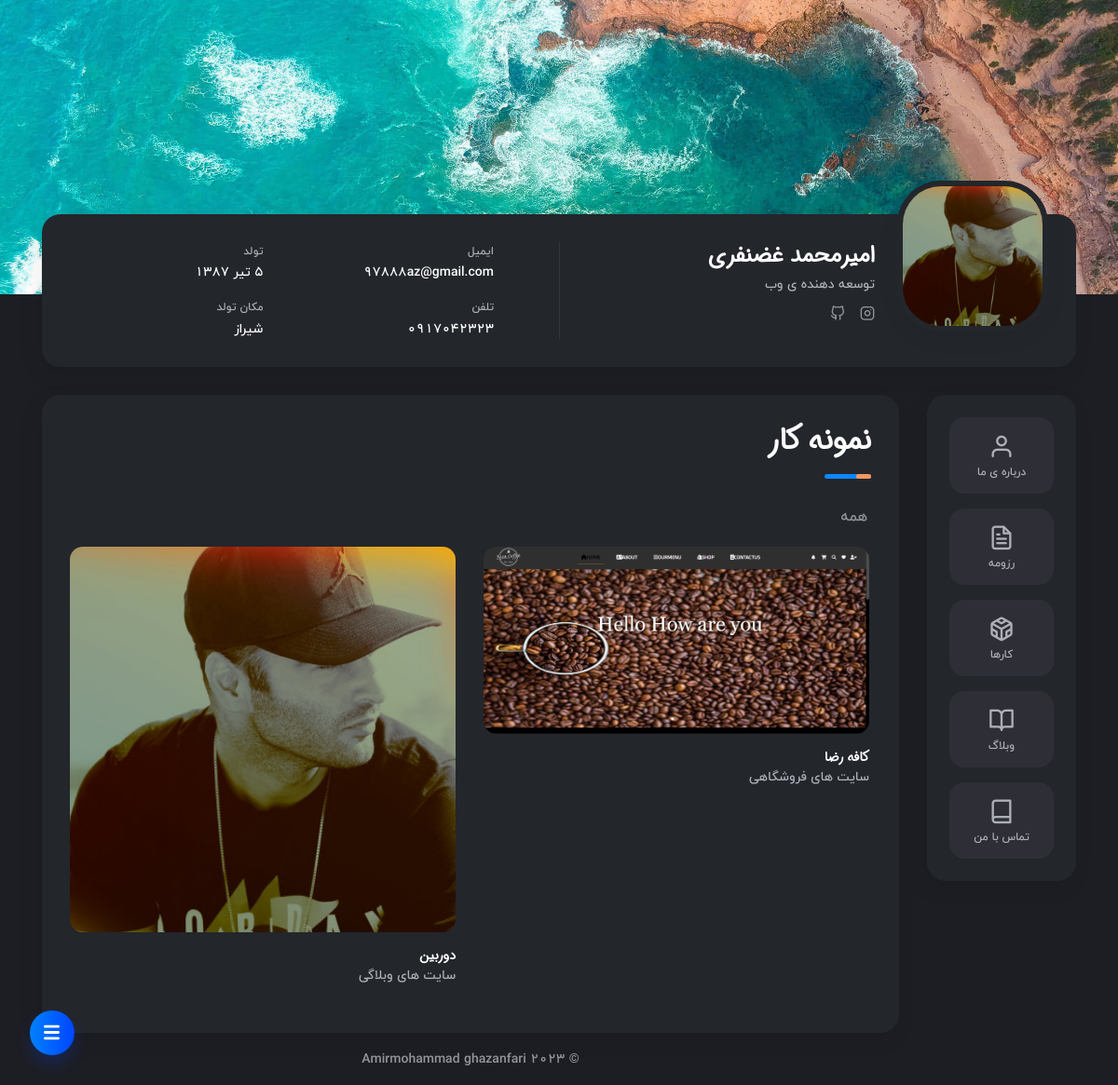
Page /work/category/3 on the committed database.
### account/models.py (models this page shows, shortened)
class User(AbstractBaseUser):
    email = models.EmailField(
        verbose_name='ادرس ایمیل',
        max_length=255,
    )
    phone = models.CharField(max_length=13 , verbose_name='شماره تلفن' , null=True , blank=True)
    earea_activity = models.CharField(max_length=150 , verbose_name='حوضه فعالیت' , null=True , blank=True)
    username = models.CharField(max_length=150  , verbose_name='نام کاربری' , unique=True)
    fullname = models.CharField(max_length=50 , verbose_name='نام کامل' , null=True , blank=True)
    image = models.ImageField(upload_to='user/user_image')
    date_of_birth = models.CharField(max_length=100 , null=True , blank=True , verbose_name='تاریخ تولد')
    birth_place = models.CharField(max_length=100 , verbose_name='محل تولد' , null=True , blank=True)
    instagram = models.CharField(max_length=500 , null=True , blank=True , verbose_name='ادرس اینستا')
    github = models.CharField(max_length=500 , null=True , blank=True  , verbose_name='ادرس گیت هاب')
    is_active = models.BooleanField(default=True)
    is_admin = models.BooleanField(default=False)
    objects = UserManager()
    USERNAME_FIELD = 'username'
    REQUIRED_FIELDS = []
    class Meta:
        verbose_name = 'کاربر'
        verbose_name_plural ='تنضیمات قسمت کاربر '

### works/models.py (models this page shows, shortened)
class Work(models.Model):
    title = models.CharField(max_length=150 , null=True , blank=True , verbose_name="نام پست")
    english_title = models.CharField(max_length=150 , null=True , blank=True, verbose_name="نام پست به اینگلیسی")
    author = models.ForeignKey(User , on_delete=models.CASCADE , null=True , blank=True, verbose_name="تولید کننده ی محتوا")
    slug = models.SlugField(null=True , blank=True , verbose_name="اسلاگ")
    categories = models.ManyToManyField(Categories , related_name="works", verbose_name="دسته بندی ها")
    image = models.FileField(upload_to='works/image' , null=True , blank=True, verbose_name="عکس1")
    image2 = models.FileField(upload_to='works/image' , null=True , blank=True, verbose_name="عکس2")
    image3 = models.FileField(upload_to='works/image' , null=True , blank=True, verbose_name="عکس3")
    discription = models.TextField(null=True , blank=True, verbose_name="توضیحات")
    content = models.TextField(null=True , blank=True , verbose_name="توضیحات کامل")
    title_content = models.CharField(max_length=100 , null=True , blank=True , verbose_name="نام برای توضیحات بیشتر")
    meta_content = models.TextField(null=True , blank=True , verbose_name="توضیحات کامل بیشتر")
    detail = models.BooleanField(default=True , null=True , blank=True , verbose_name="دارای بخش توضیحات باشد ؟")
    created = models.DateTimeField(auto_now_add=True)
    class Meta:
        ordering = ('-created',)
        verbose_name = 'دسته بندی ها کار ها'
        verbose_name_plural ='تنضیمات قسمت کاری'

class Categories(models.Model):
    title = models.CharField(max_length=50 , null=True , blank=True , verbose_name="نام دسته")
    created = models.DateTimeField(auto_now_add=True)
    def __str__(self):
        return self.title
    class Meta:
        verbose_name = 'دسته بندی ها کار ها'
        verbose_name_plural ='تنضیمات قسمت دسته بندی های کاری'

### works/views.py (the view)
# urls.py: path('category/<int:pk>', views.Category_details.as_view() , name='category_detail'),
class Category_details(View):
    queryset = None
    template_name = 'works/category_work_detail.html'
    def get(self, request , pk):
        queryset = get_object_or_404(Categories , id=pk)
        objects = queryset.works.all()
        categories = Categories.objects.all()
        user = User.objects.all()
        return render (request , self.template_name , {'id':pk , 'works':objects , 'categories':categories , 'user':user })

### works/templates/works/category_work_detail.html (shortened to what this page needs)
{% extends 'base.html' %}
{% load static %}
{% block content %}
<div class="col-12 col-md-12 col-lg-10">
	<div class="box box-content">
		<div class="pb-2">
			<h1 class="title title--h1 first-title title__separate">نمونه کار</h1>
		</div>
		<div class="select">
			<ul class="filter">
				<li class="filter__item" data-filter="{% url 'work:main_work' %}"><a class="filter__link" href="{% url  'work:main_work' %}">همه</a></li>
			</ul>
		</div>
		<div class="gallery-grid gallery-grid-two js-grid js-filter-container">
			<div class="gutter-sizer"></div>
			{% for data in works %}
			<figure class="gallery-grid__item category-life">
				<div class="gallery-grid__image-wrap">
					<img class="gallery-grid__image cover lazyload" src="{{data.image.url}}" data-zoom alt="*" />
				</div>
				<figcaption class="gallery-grid__caption">
					{% if data.detail == True %}
					<a href="{% url 'work:work_detail' data.slug %}"><h4 class="title title--h6 gallery-grid__title">{{data.title}}</h4></a>
					{% else %}
					<h4 class="title title--h6 gallery-grid__title">{{data.title}}</h4>
					{% endif %}
					<span class="gallery-grid__category">{{data.categories.first}}</span>
				</figcaption>
			</figure>
			{% endfor %}
		</div>
	</div>
{% endblock %}

### templates/base.html (shortened to what this page needs)
{% load static %}
<!DOCTYPE html>
<html lang="fa">
<head>
	<link rel="stylesheet" type="text/css" href="{% static "styles/style-rtl-demo.css" %}"/>
	<link rel="stylesheet" type="text/css" href="{% static "styles/style-dark.css" %}"/>
	<link rel="stylesheet" type="text/css" href="{% static "styles/style-rtl.css" %}"/>
	<link rel="stylesheet" type="text/css" href="{% static "styles/scrool.css" %}"/>
    <link rel="stylesheet" type="text/css" href="{% static "demo/style-demo.css" %}"/>
</head>
<body>
    <main class="main">
		<div class="header-image">
		    <div class="js-parallax" style="background-image: url('{% static "img/image_header.jpg" %}');"></div>
		</div>
	    <div class="container gutter-top">
		    {% for data in user %}
			<header class="header box">
			    <div class="header__left">
				    <div class="header__photo">
					    <img class="header__photo-img" src="{{data.image.url}}" alt="Ronald Robertson">
					</div>
					<div class="header__base-info">
					    <h4 class="title titl--h4">{{data.fullname}}</h4>
						<div class="status">{{data.earea_activity}}</div>
						<ul class="header__social">
							<li><a href="{{data.instagram}}"><i class="font-icon icon-instagram1"></i></a></li>
							<li><a href="{{data.github}}"><i class="font-icon icon-github1"></i></a></li>
						</ul>
					</div>
				</div>
				<div class="header__right">
				    <ul class="header__contact">
					    <li><span class="overhead">ایمیل</span>{{data.email}}</li>
						<li><span class="overhead">تلفن</span>{{data.phone}}</li>
					</ul>
					<ul class="header__contact">
					    <li><span class="overhead">تولد</span>{{data.date_of_birth}}</li>
						<li><span class="overhead">مکان تولد</span>{{data.birth_place}}</li>
					</ul>
				</div>
			</header>
		    {% endfor %}
			<div class="row sticky-parent">
                <aside class="col-12 col-md-12 col-lg-2">
				    <div class="sidebar box sticky-column">
	                    <ul class="nav">
                            <li class="nav__item"><a class="{% if request.resolver_match.url_name == 'main'%}active{% endif %}" href="{% url 'home:main' %}"><i class="icon-user"></i>درباره ی ما</a></li>
							<li class="nav__item"><a class="{% if request.resolver_match.url_name == 'resume'%}active{% endif %}" href="{% url 'resume:resume' %}"><i class="icon-file-text"></i>رزومه</a></li>
                            <li class="nav__item"><a class="{% if request.resolver_match.url_name == 'main_work'%}active{% endif %}" href="{% url 'work:main_work' %}"><i class="icon-codesandbox"></i> کارها</a></li>
                            <li class="nav__item"><a href="blog.html"><i class="icon-book-open"></i>وبلاگ</a></li>
                            <li class="nav__item"><a href="contact.html"><i class="icon-book"></i>تماس با من</a></li>
                        </ul>
					</div>
		        </aside>
{% block content %}
{% endblock %}
<footer class="footer">© 2023 Amirmohammad ghazanfari</footer>
</div>
</div>
</div>
</main>
<div class="btnSlideNav slideOpen"></div>
</body>
</html>

### assets/styles/style-dark.css (style rules this page uses)
body { background: #1D1E24; color: #AEB0B8; }
h1, h2, h3, h4, h5, h6 { color: #FCFCFC; }
.title__separate::before { background-color: #0D86FF; }
.overhead { color: #AEB0B8; }
.header__left::before { background-color: #33363D; }
.header__photo { background-color: #23262B; border-color: #23262B; }
.header__social a { color: #93959C; }
.header__contact { color: #FCFCFC; }
.box { background-color: #23262B; box-shadow: -4px 8px 24px rgba(0, 0, 0, 0.07); }
.nav__item a { background-color: #2E2F36; color: #AEB0B8; }
.footer { color: #93959C; }
@media only screen and (min-width: 769px) { .filter__item::before { background-color: #AEB0B8; } }
@media only screen and (min-width: 769px) { .filter__item a { color: rgba(174, 176, 184, 0.8); } }

### assets/styles/style-rtl.css (style rules this page uses)
body { direction: rtl; text-align: right; font-family:'IRY' ; }
* { letter-spacing: 0!important; }
.title__separate::before, .title__separate::after { left: auto; right: 0; }
.header__left { padding-left: 1.875rem; padding-right: 0; }
.header__left::before { left: 0; right: auto; }
.header__right { padding-left: 0; padding-right: 1.875rem; }
.header__base-info { margin-left: 0; margin-right: 1.5rem; }
.header__social li { margin-left: 1rem; margin-right: 0; }
.header__social li:last-child { margin-left: 0; }
@media only screen and (min-width: 769px) { .filter__item { padding-left: 1rem; padding-right: 0; } }
@media only screen and (min-width: 769px) { .filter__item::before { left: 6px; right: auto; } }
@media only screen and (min-width: 769px) { .filter__item:last-child { padding-left: 0; } }

### assets/demo/style-demo.css (style rules this page uses)
.btnSlideNav { position: absolute; display: flex; align-items: center; justify-content: center; user-select: none; cursor: pointer; }
.slideOpen { background: linear-gradient(to right, #0081ff 0%, #0045ff 100%); border-radius: 50%; box-shadow: 0 10px 15px rgba(0, 69, 255, 0.2); bottom: 2rem; left: 2rem; width: 48px; height: 48px; position: fixed; opacity: 1; transition: all .3s ease-in; z-index: 1010; }
.slideOpen::before { background-image: url("iconSideMenu.svg"); background-position: center; background-size: 36%; content: ''; position: absolute; top: 0; left: 0; height: 100%; width: 100%; }

### rows in the picture
User: image (picture), fullname "امیرمحمد غضنفری", earea_activity "توسعه دهنده ی وب", email "97888az@gmail.com", phone "0917042323", date_of_birth "5 تیر 1387", birth_place "شیراز"
Work: image (picture), title "دوربین", categories.first "سایت های وبلاگی"
Work: image (picture), title "کافه رضا", categories.first "سایت های فروشگاهی"
